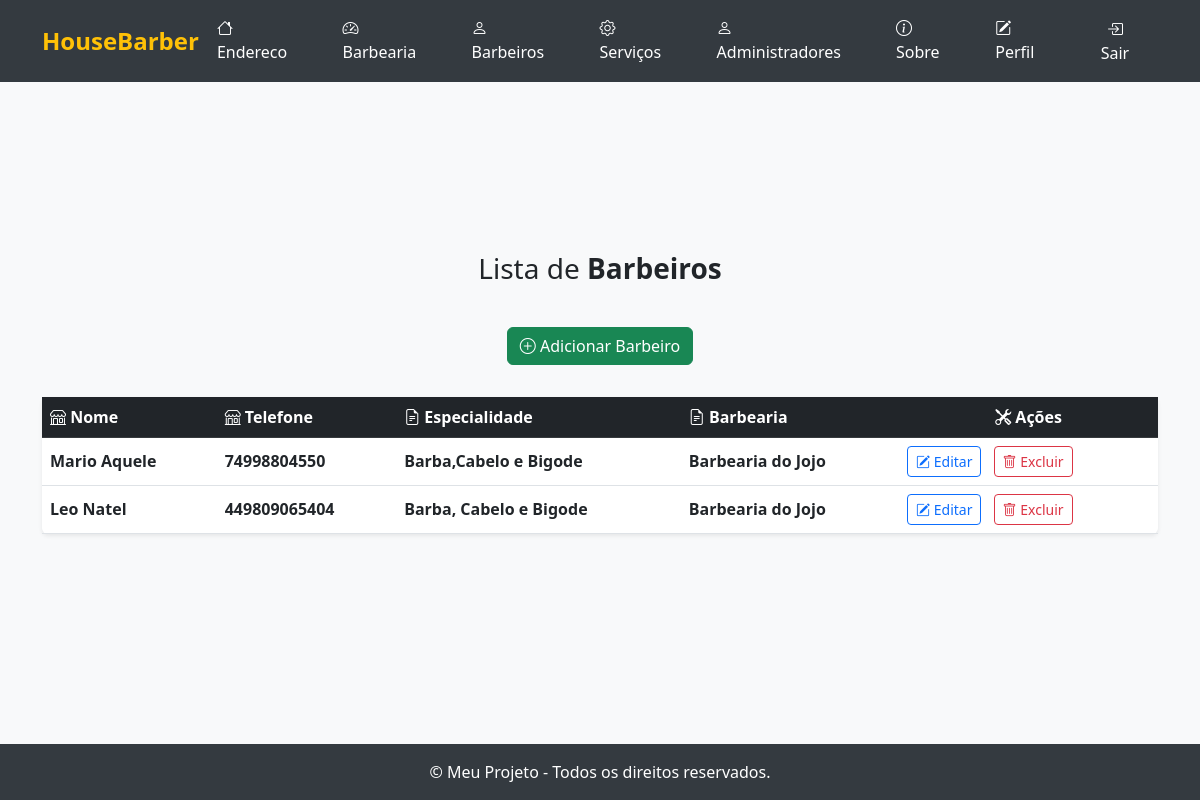
The page /listar/barbeiros/ (signed in) on the database as committed earlier.
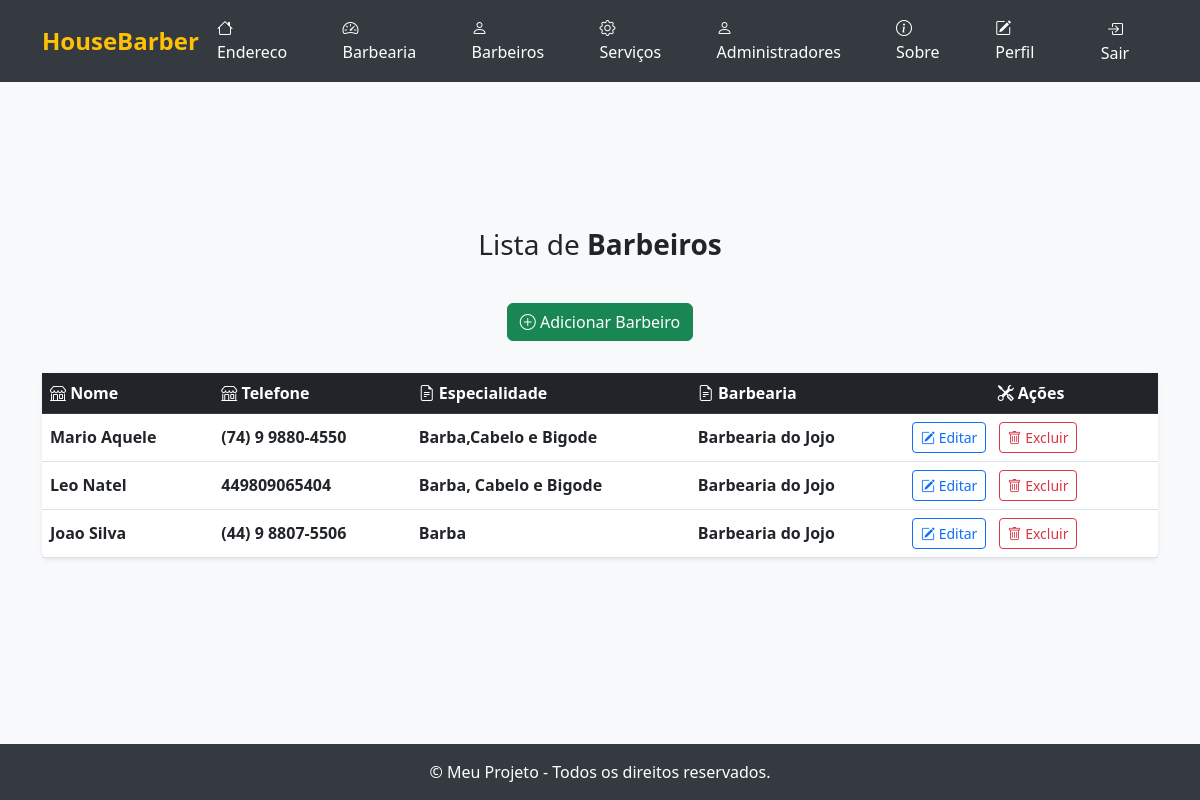
The same page on the database as committed later.
### cadastros/models.py (models this page shows, shortened)
class Barbeiro(models.Model):
    nome = models.CharField(max_length=255, help_text="Nome do barbeiro")
    telefone = models.CharField(max_length=20, help_text="Telefone do barbeiro")
    especialidade = models.CharField(max_length=100, help_text="Especialidade do barbeiro")
    ativo = models.BooleanField(default=True, help_text="Indica se o barbeiro está ativo")
    barbearia = models.ForeignKey(Barbearia, on_delete=models.CASCADE, related_name='barbeiros', help_text="Barbearia onde trabalha")
    usuario = models.ForeignKey(User, on_delete=models.CASCADE, related_name='barbeiro_usuario', help_text="Usuário responsável pelo barbeiro")

class Barbearia(models.Model):
    nome_fantasia = models.CharField(max_length=255, help_text="Nome fantasia da barbearia")
    razao_social = models.CharField(max_length=255, help_text="Razão social da barbearia")
    cnpj = models.CharField(max_length=18, help_text="CNPJ da barbearia")
    telefone = models.CharField(max_length=20, help_text="Telefone de contato da barbearia")
    email = models.EmailField(help_text="E-mail da barbearia")
    endereco = models.OneToOneField(Endereco, on_delete=models.CASCADE, related_name='barbearia', help_text="Endereço da barbearia")
    usuario = models.ForeignKey(User, on_delete=models.CASCADE, related_name='usuario_barbearia', help_text="Usuário responsável pela barbearia")
    def __str__(self):
        return self.nome_fantasia

### cadastros/views.py (the view)
# urls.py: path('listar/barbeiros/', BarbeiroListView.as_view(), name='barbeiro-lista'),
class BarbeiroListView(LoginRequiredMixin, ListView):
    login_url = reverse_lazy('login')
    model = Barbeiro
    template_name = 'listas/barbeiro.html'
    context_object_name = 'barbeiros'
    def get_queryset(self):
        return Barbeiro.objects.filter(usuario=self.request.user)

### cadastros/templates/listas/barbeiro.html (shortened to what this page needs)
{% extends "paginas/modelo.html" %}
{% block conteudo %}
<h3>
    Lista de <b>Barbeiros</b>
</h3>
<div class="d-flex justify-content-center mb-3">
    <a class="btn btn-success mb-3" href="{% url 'cadastrar-barbeiro' %}">
        <i class="bi bi-plus-circle"></i> Adicionar Barbeiro
    </a>
</div>
<table id="table-lista" class="table table-hover align-middle shadow-sm rounded bg-white">
    <thead class="table-dark">
        <tr>
            <th scope="col"><i class="bi bi-shop"></i> Nome</th>
            <th scope="col"><i class="bi bi-shop"></i> Telefone</th>
            <th scope="col"><i class="bi bi-file-earmark-text"></i> Especialidade</th>
            <th scope="col"><i class="bi bi-file-earmark-text"></i> Barbearia</th>
            <th scope="col" class="text-center"><i class="bi bi-tools"></i> Ações</th>
        </tr>
    </thead>
    <tbody>
        {% for object in object_list %}
            <tr>
                <td class="fw-semibold">{{ object.nome }}</td>
                <td class="fw-semibold">{{ object.telefone }}</td>
                <td class="fw-semibold">{{ object.especialidade }}</td>
                <td class="fw-semibold">{{ object.barbearia }}</td>
                <td>
                    <a class="btn btn-outline-primary btn-sm me-2" href="{% url 'editar-barbeiro' object.pk  %}">
                        <i class="bi bi-pencil-square"></i> Editar
                    </a>
                    <a class="btn btn-outline-danger btn-sm" href="{% url 'excluir-barbeiro' object.pk  %}">
                        <i class="bi bi-trash"></i> Excluir
                    </a>
                </td>
            </tr>
        {% empty %}
            <tr>
                <td colspan="3" class="text-center text-muted py-4">
                    <i class="bi bi-exclamation-circle"></i> Nenhum registro encontrado.
                </td>
            </tr>
        {% endfor %}
    </tbody>
</table>
{% endblock %}
{% block scripts %}
<link href="https://cdn.datatables.net/v/bs5/dt-2.1.8/datatables.min.css" rel="stylesheet">
{% endblock scripts %}

Rows that differ between the two databases and show on the page:
changed Barbeiro "Mario Aquele": telefone "74998804550" → "(74) 9 9880-4550"
added Barbeiro: nome "Joao Silva", telefone "(44) 9 8807-5506", especialidade "Barba", barbearia "Barbearia do Jojo"
